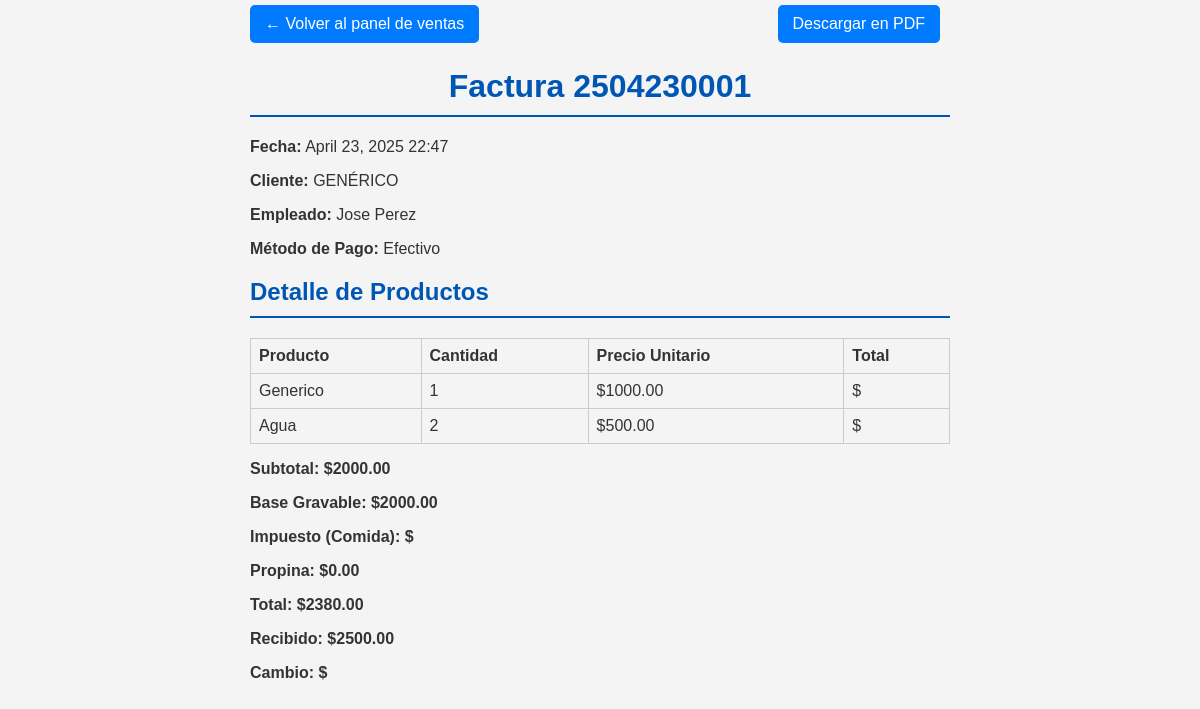
The page /ventas/2504230001/ on the database its author committed.
### gestion/models.py (models this page shows, shortened)
class Factura(models.Model):
    id = models.CharField(primary_key=True, max_length=20, editable=False)  # Nuevo ID personalizado
    configuracion = models.ForeignKey('ConfiguracionFactura', on_delete=models.PROTECT, default=1)
    fecha_emision = models.DateField(auto_now_add=True)
    hora_emision = models.TimeField(auto_now_add=True)
    empleado = models.ForeignKey('Empleado', on_delete=models.PROTECT)
    cliente = models.ForeignKey('Cliente', on_delete=models.PROTECT, default=1)
    subtotal = models.DecimalField(max_digits=10, decimal_places=2)
    total = models.DecimalField(max_digits=10, decimal_places=2)
    tipo_impuesto = models.ForeignKey('DetalleImpuesto', on_delete=models.PROTECT)
    base_gravable = models.DecimalField(max_digits=10, decimal_places=2)
    tipo_pago = models.ForeignKey('TipoPago', on_delete=models.PROTECT)
    recibido = models.DecimalField(max_digits=10, decimal_places=2)
    propina = models.DecimalField(max_digits=10, decimal_places=2, default=0)
    anulado = models.BooleanField(default=False)

class Cliente(models.Model):
    nombre = models.CharField(max_length=100, blank=True)
    celular = models.BigIntegerField(null=True, blank=True)
    email = models.EmailField(max_length=100, blank=True)
    def __str__(self):
        return self.nombre if self.nombre else f"Cliente #{self.pk}"

class Empleado(models.Model):
    id = models.CharField(primary_key=True, max_length=20, editable=False)
    nombre = models.CharField(max_length=100)
    apellido = models.CharField(max_length=100)
    celular = models.BigIntegerField(unique=True)
    estado = models.BooleanField(default=True)
    def __str__(self):
        return f"{self.nombre} {self.apellido}"

class TipoPago(models.Model):
    nombre = models.CharField(max_length=20)
    def __str__(self):
        return self.nombre

class DetalleFactura(models.Model):
    factura = models.ForeignKey(Factura, on_delete=models.CASCADE, related_name='detalles')
    producto = models.ForeignKey(Producto, on_delete=models.PROTECT)
    cantidad = models.IntegerField()
    precio_unitario = models.DecimalField(max_digits=10, decimal_places=2)

class Producto(models.Model):
    nombre = models.CharField(max_length=100)
    precio = models.DecimalField(max_digits=10, decimal_places=2)
    stock = models.IntegerField(default=0)
    cantidad_medida = models.IntegerField()
    unidad_medida = models.CharField(max_length=45)

class DetalleImpuesto(models.Model):
    nombre = models.CharField(max_length=45)
    impuesto = models.DecimalField(max_digits=5, decimal_places=3)

### gestion/views.py (the view)
# urls.py: path('ventas/<str:factura_id>/', views.detalle_factura, name='detalle_factura'),
def detalle_factura(request, factura_id):
    factura = get_object_or_404(
        Factura.objects.select_related('cliente', 'empleado', 'tipo_impuesto', 'tipo_pago', 'configuracion')
                       .prefetch_related('detalles__producto'),
        pk=factura_id
    )
    return render(request, 'gestion/detalle_factura.html', {
        'factura': factura
    })

### gestion/templates/gestion/detalle_factura.html (shortened to what this page needs)
{% load static %}
<!DOCTYPE html>
<html lang="es">
<head>
    <link rel="stylesheet" href="{% static 'css/style.css' %}">
</head>
<body>
    <div class="top-buttons">
        <a href="{% url 'ventas_panel' %}"><button class="boton">← Volver al panel de ventas</button></a>
        <a href="{% url 'factura_pdf' factura.id %}" class="boton">Descargar en PDF</a>
    </div>
    <h1>Factura {{ factura.id }}</h1>
    <p><strong>Fecha:</strong> {{ factura.fecha_emision }} {{ factura.hora_emision|time:"H:i" }}</p>
    <p><strong>Cliente:</strong> {{ factura.cliente|default:"Consumidor Final" }}</p>
    <p><strong>Empleado:</strong> {{ factura.empleado }}</p>
    <p><strong>Método de Pago:</strong> {{ factura.tipo_pago }}</p>
    <h2>Detalle de Productos</h2>
    <table>
        <thead>
            <tr>
                <th>Producto</th>
                <th>Cantidad</th>
                <th>Precio Unitario</th>
                <th>Total</th>
            </tr>
        </thead>
        <tbody>
            {% for item in factura.detalles.all %}
            <tr>
                <td>{{ item.producto.nombre }}</td>
                <td>{{ item.cantidad }}</td>
                <td>${{ item.precio_unitario|floatformat:2 }}</td>
                <td>${{ item.total_item|floatformat:2 }}</td>
            </tr>
            {% endfor %}
        </tbody>
    </table>
    <p class="total">Subtotal: ${{ factura.subtotal|floatformat:2 }}</p>
    <p class="total">Base Gravable: ${{ factura.base_gravable|floatformat:2 }}</p>
    <p class="total">Impuesto ({{ factura.tipo_impuesto.nombre }}): ${{ factura.impuesto_calculado|floatformat:2 }}</p>
    <p class="total">Propina: ${{ factura.propina|floatformat:2 }}</p>
    <p class="total">Total: ${{ factura.total|floatformat:2 }}</p>
    <p class="total">Recibido: ${{ factura.recibido|floatformat:2 }}</p>
    <p class="total">Cambio: ${{ factura.cambio_calculado|floatformat:2 }}</p>
</body>
</html>

### gestion/static/css/style.css (style rules this page uses)
body { font-family: sans-serif; margin: 0; padding: 0; background-color: #f4f4f4; color: #333; }
h1, h2 { color: #0056b3; border-bottom: 2px solid #0056b3; padding-bottom: 10px; margin-top: 20px; }
.boton, button { display: inline-block; padding: 10px 15px; font-size: 16px; cursor: pointer; text-align: center; text-decoration: none; outline: none; color: #fff; background-color: #007bff; border: none; border-radius: 5px; margin: 5px 0; transition: background-color 0.3s ease; }

### gestion/templates/gestion/detalle_factura.html (style rules this page uses)
body { font-family: Arial; max-width: 700px; margin: auto; }
h1 { text-align: center; }
table { width: 100%; border-collapse: collapse; margin-top: 20px; }
th, td { border: 1px solid #ccc; padding: 8px; text-align: left; }
.total { font-weight: bold; }
.top-buttons { display: flex; justify-content: space-between; align-items: center; margin-bottom: 20px; }
.top-buttons .boton { margin-right: 10px; }

### rows shown on the page
Factura: id "2504230001", fecha_emision "April 23, 2025", hora_emision "22:47", cliente "GENÉRICO", empleado "Jose Perez", tipo_pago "Efectivo", subtotal "2000.00", base_gravable "2000.00", tipo_impuesto.nombre "Comida", propina "0.00", total "2380.00", recibido "2500.00"
DetalleFactura: producto.nombre "Generico", cantidad "1", precio_unitario "1000.00"
DetalleFactura: producto.nombre "Agua", cantidad "2", precio_unitario "500.00"
